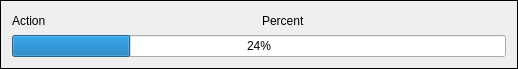
<ui version="4.0" >
 <class>TTTaskProgressWidget</class>
 <widget class="QFrame" name="TTTaskProgressWidget" >
  <property name="geometry" >
   <rect>
    <x>0</x>
    <y>0</y>
    <width>518</width>
    <height>69</height>
   </rect>
  </property>
  <property name="windowTitle" >
   <string>TaskProgressWidget</string>
  </property>
  <property name="frameShape" >
   <enum>QFrame::Panel</enum>
  </property>
  <property name="frameShadow" >
   <enum>QFrame::Plain</enum>
  </property>
  <layout class="QGridLayout" name="gridLayout" >
   <item row="0" column="0" >
    <widget class="QLabel" name="lblAction" >
     <property name="text" >
      <string>Action</string>
     </property>
    </widget>
   </item>
   <item row="0" column="1" >
    <widget class="QLabel" name="lblPercent" >
     <property name="layoutDirection" >
      <enum>Qt::RightToLeft</enum>
     </property>
     <property name="text" >
      <string>Percent</string>
     </property>
    </widget>
   </item>
   <item row="1" column="0" colspan="2" >
    <widget class="QProgressBar" name="progressBar" >
     <property name="value" >
      <number>24</number>
     </property>
    </widget>
   </item>
  </layout>
 </widget>
 <resources/>
 <connections/>
</ui>
